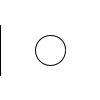
Frame 1 (no input)
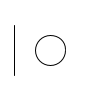
Frame 60 (the mouse pressed at the canvas centre just before this capture)
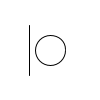
Frame 120 (the mouse held since frame 60 and released just before this capture)

The Processing sketch that drew these frames (run headless with seeded random() and noise(); from frame 60 on, the mouse is pressed at the canvas centre):

// Processing sketch: sjones_PP2_example3
// ── sjones_PP2_example3.pde
float x = 0.0;
float y = 50;

void setup(){
  size(100,100); 
}


void draw(){
  background(255);

  line(x,25,x,75);
  arc(y,50,30,30,0,360);
  x+=0.25;
  
  if(x >= 50){
    y += 0.25;
  }
  
  if(x > width || y > width){
   x = 0;
   y = 50;
  }
 
  
}
